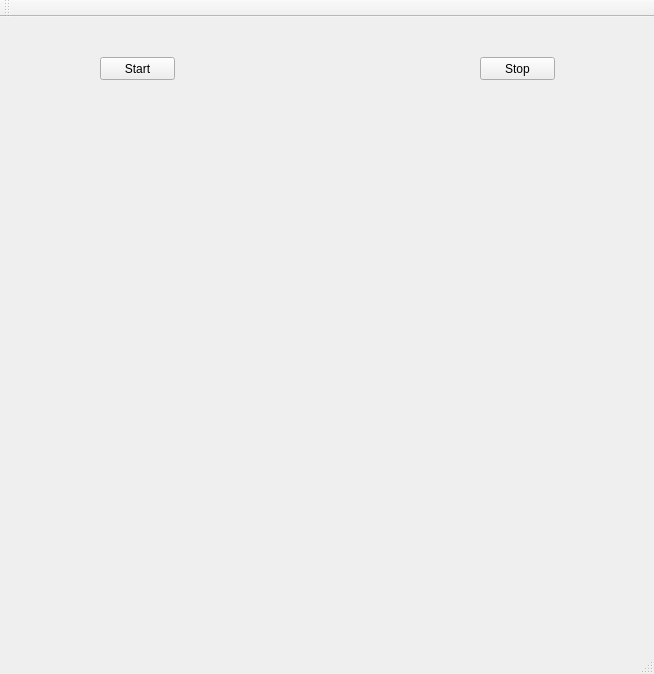
<?xml version="1.0" encoding="UTF-8"?>
<ui version="4.0">
 <class>GameOfLifeGUIClass</class>
 <widget class="QMainWindow" name="GameOfLifeGUIClass">
  <property name="geometry">
   <rect>
    <x>0</x>
    <y>0</y>
    <width>654</width>
    <height>674</height>
   </rect>
  </property>
  <property name="windowTitle">
   <string>GameOfLifeGUI</string>
  </property>
  <widget class="QWidget" name="centralWidget">
   <widget class="QPushButton" name="startButton">
    <property name="geometry">
     <rect>
      <x>100</x>
      <y>40</y>
      <width>75</width>
      <height>23</height>
     </rect>
    </property>
    <property name="text">
     <string>Start</string>
    </property>
   </widget>
   <widget class="QPushButton" name="stopButton">
    <property name="geometry">
     <rect>
      <x>480</x>
      <y>40</y>
      <width>75</width>
      <height>23</height>
     </rect>
    </property>
    <property name="text">
     <string>Stop</string>
    </property>
   </widget>
   <widget class="QLabel" name="label">
    <property name="geometry">
     <rect>
      <x>70</x>
      <y>80</y>
      <width>512</width>
      <height>512</height>
     </rect>
    </property>
    <property name="text">
     <string/>
    </property>
   </widget>
  </widget>
  <widget class="QMenuBar" name="menuBar">
   <property name="geometry">
    <rect>
     <x>0</x>
     <y>0</y>
     <width>654</width>
     <height>21</height>
    </rect>
   </property>
  </widget>
  <widget class="QToolBar" name="mainToolBar">
   <attribute name="toolBarArea">
    <enum>TopToolBarArea</enum>
   </attribute>
   <attribute name="toolBarBreak">
    <bool>false</bool>
   </attribute>
  </widget>
  <widget class="QStatusBar" name="statusBar"/>
 </widget>
 <layoutdefault spacing="6" margin="11"/>
 <resources>
  <include location="gameoflifegui.qrc"/>
 </resources>
 <connections>
  <connection>
   <sender>startButton</sender>
   <signal>clicked()</signal>
   <receiver>GameOfLifeGUIClass</receiver>
   <slot>on_startButton_clicked()</slot>
   <hints>
    <hint type="sourcelabel">
     <x>144</x>
     <y>83</y>
    </hint>
    <hint type="destinationlabel">
     <x>157</x>
     <y>-13</y>
    </hint>
   </hints>
  </connection>
  <connection>
   <sender>stopButton</sender>
   <signal>clicked()</signal>
   <receiver>GameOfLifeGUIClass</receiver>
   <slot>on_stopButton_clicked()</slot>
   <hints>
    <hint type="sourcelabel">
     <x>515</x>
     <y>82</y>
    </hint>
    <hint type="destinationlabel">
     <x>512</x>
     <y>-17</y>
    </hint>
   </hints>
  </connection>
 </connections>
 <slots>
  <slot>on_startButton_clicked()</slot>
  <slot>on_stopButton_clicked()</slot>
  <slot>on_boardView_clicked()</slot>
 </slots>
</ui>
